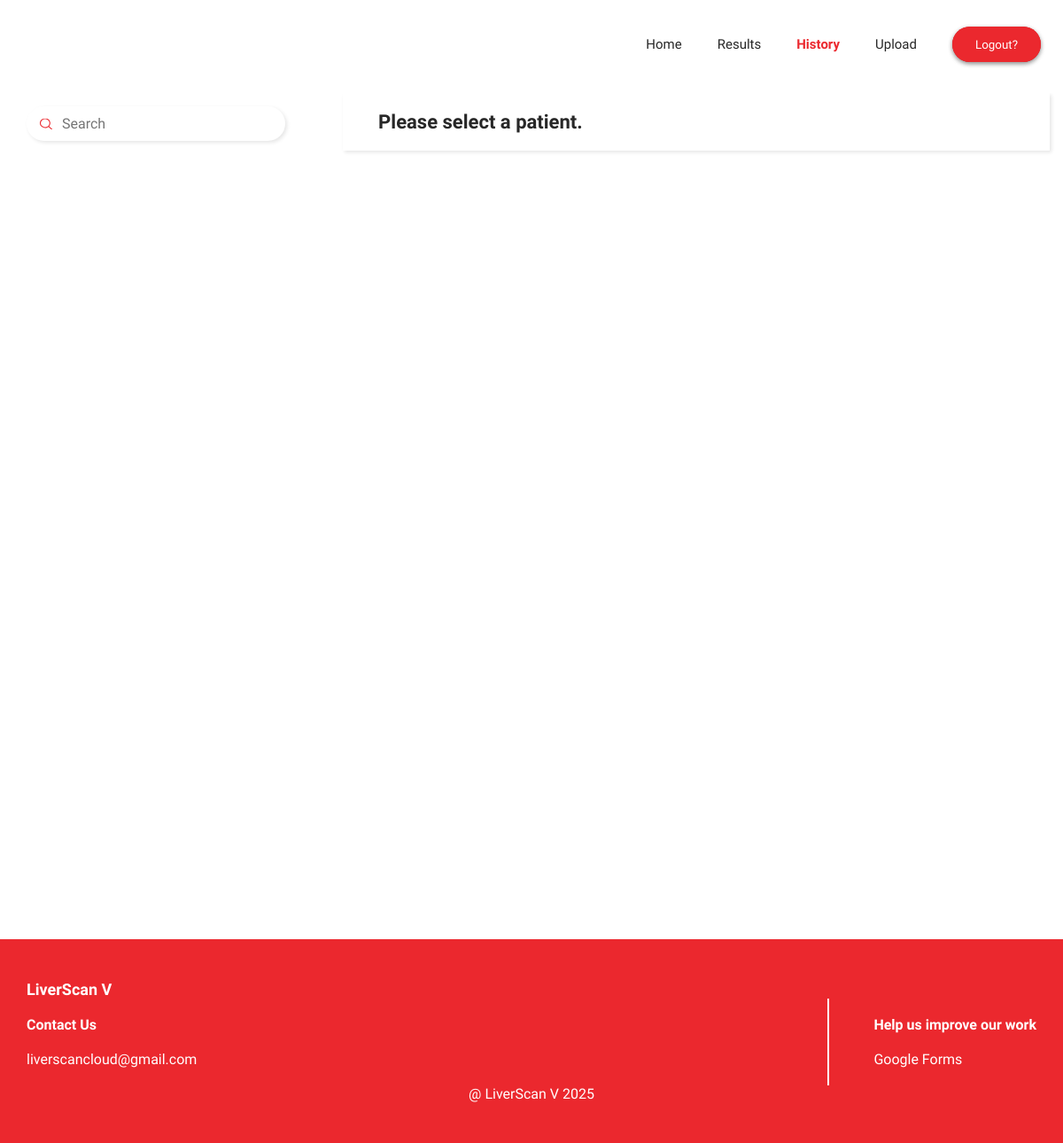
/doctor/history (signed in), run on an earlier commit of the app's database.
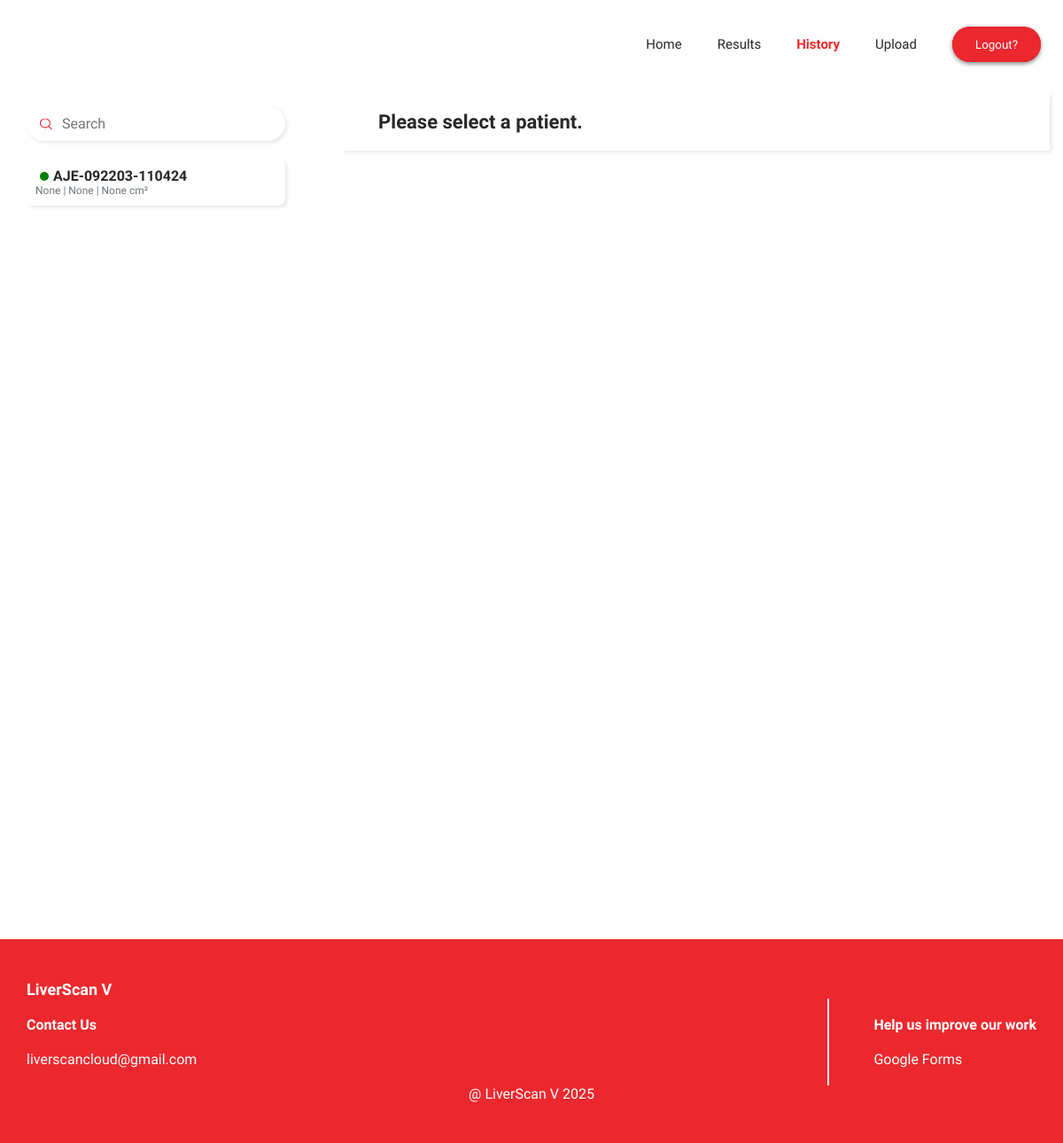
And on a later commit of the database.
### liverscan/models.py (models this page shows, shortened)
class Diagnosis(models.Model):
    DIAGNOSIS_CHOICES = [
        ('abscess', 'Abscess'),
        ('cyst', 'Cyst'),
        ('tumor', 'Tumor'),
        ('none', 'None'),
    ]
    STATUS_CHOICES = [
        (1, "Input sent for prediction."),
        (2, "Prediction is ready."),
        (3, "Final diagnosis submitted."),
    ]
    patient_id = models.CharField(max_length=22)
    status = models.IntegerField(choices=STATUS_CHOICES)
    doctor_assigned = models.ForeignKey(CustomUser, on_delete=models.PROTECT)
    patient_initials = models.CharField(max_length=10)
    birthday = models.DateField()
    diagnosis_date = models.DateField()
    unenhanced_ct = models.ImageField(blank=True, null=True, upload_to='ct_scans/unenhanced/')
    arterial_ct = models.ImageField(blank=True, null=True, upload_to='ct_scans/arterial/')
    portal_venous_ct = models.ImageField(blank=True, null=True, upload_to='ct_scans/portal_venous/')
    initial_diagnosis = models.CharField(null=True, max_length=7, choices=DIAGNOSIS_CHOICES)
    confidence = models.DecimalField(null=True, max_digits=4, decimal_places=2)
    area = models.DecimalField(null=True, max_digits=6, decimal_places=2)
    remarks = models.TextField(blank=True, null=True)
    final_diagnosis = models.CharField(blank=False, null=True, max_length=7, choices=DIAGNOSIS_CHOICES)

### lssite/views.py (the view)
# urls.py: path('doctor/history', patient_history_view, name='patient-history'),
@user_passes_test(doctor_required)
def patient_history_view(request):
    logout_view(request)
    context = {}
    context['curr_page'] = 'patient-history'
    context['diagnoses'] = Diagnosis.objects.filter(status=3)
    return render(request, 'patient_history.html', context=context)

### lssite/views.py (called while the page is built)
def logout_view(request):
    if request.method == "POST":
        if 'logout' in request.POST:
            logout(request)
            print('\n\n can we redirect chat \n\n')
            return redirect('home')

def doctor_required(user):
    return user.role == 'doctor'

### templates/patient_history.html (shortened to what this page needs)
{% extends 'main/main.html' %}
{% load static %}
{% block content %}
<div class="assigned-reports">
    <div class="assigned-reports-left-panel">
        <div class="search-container">
            <input type="text" placeholder="Search" class="search-input" id="search-input">
            <img src="{% static 'img/search.svg' %}" alt="Search" class="search-icon">
        </div>
        <div class="assigned-reports-card-container">
            {% for diagnosis in diagnoses %}
            <div class="assigned-reports-card" data-target="{{ diagnosis.id }}" data-id="{{ diagnosis.id }}" onclick="fetchDiagnosisDetails('{{ diagnosis.id }}')">
                <div class="assigned-reports-card-content">
                    <h2 class="search-items" style="display: flex; align-items: center; ">
                        <svg  style="margin: 0px 5px 0px 5px;" width="10" height="10">
                            <circle cx="5" cy="5" r="5" fill="green" />
                        </svg>
                        {{ diagnosis.patient_id }}</h2>
                    <p>{{ diagnosis.initial_diagnosis }} | {{ diagnosis.confidence }} | {{ diagnosis.area }} cm&sup2;</p>
                </div>
            </div>
            {% endfor %}
        </div>
    </div>
    <div class="assigned-reports-right-panel" id="assigned-reports-right-panel">
        <div class="assigned-reports-report-details">
            <div class="no-form-selected" style="display: block;"><h1>Please select a patient.</h1></div>
        </div>
    </div>
</div>
{% endblock %}

What changed in the data, as far as the page shows it:
now on this page (row edited): Diagnosis: patient_id "AJE-092203-110424", initial_diagnosis "None", confidence "None", area "None"
